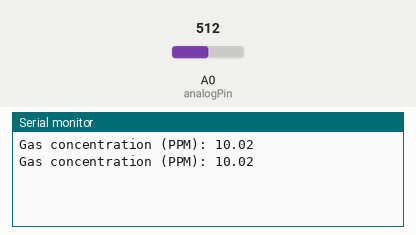
Recording of a sketch running on a simulated Arduino Uno, built with avr-gcc and run on an emulated ATmega328P. Parts: the last lines printed to the serial monitor. The inputs (shaded band) are chosen by the test bench; at power-on: A0 (analogPin) = 512.

Above: at 1.8 s.
1.9 s: A0 (analogPin) set to 1013
At 2.8 s:
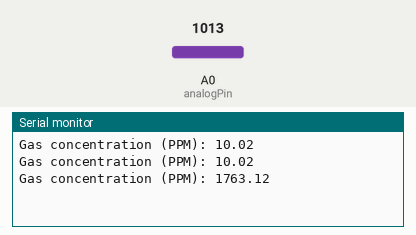
3.4 s: A0 (analogPin) set to 1023
At 4.5 s:
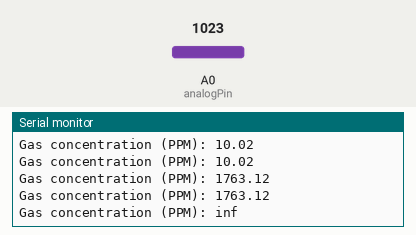

The sketch:

Connect_pin.ino
```cpp
const int analogPin = A0;  // Analog pin connected to the MQ2 sensor
const float Vcc = 3.3;     // Voltage supplied to the sensor
const float RL = 10;       // Load resistance value in kilo ohms (check your sensor for the correct value)

void setup() {
  Serial.begin(9600);
}

void loop() {
  int sensorValue = analogRead(analogPin);
  float voltage = sensorValue * (Vcc / 1023.0);

  float RS = ((Vcc * RL) / voltage) - RL;

  // Adjust the values below according to your sensor's calibration
  float ratio = RS / 10.0;  // Ratio of RS/R0, where R0 is the resistance of the sensor in clean air
  float ppm = 10 * pow(ratio, -1.12); // Convert ratio to ppm

  Serial.print("Gas concentration (PPM): ");
  Serial.println(ppm);

  delay(1000);  // Wait for 1 second before taking the next reading
}
```

Measured:
- the behaviour switches between 1022 and 1023 on A0 (analogPin) (found by bisection; images 1 and 2)
- after the input at 1.9 s, the serial monitor: prints a new line after 0.10 s (image 1)
- after the input at 3.4 s, the serial monitor: prints a new line after 0.61 s (image 2)
